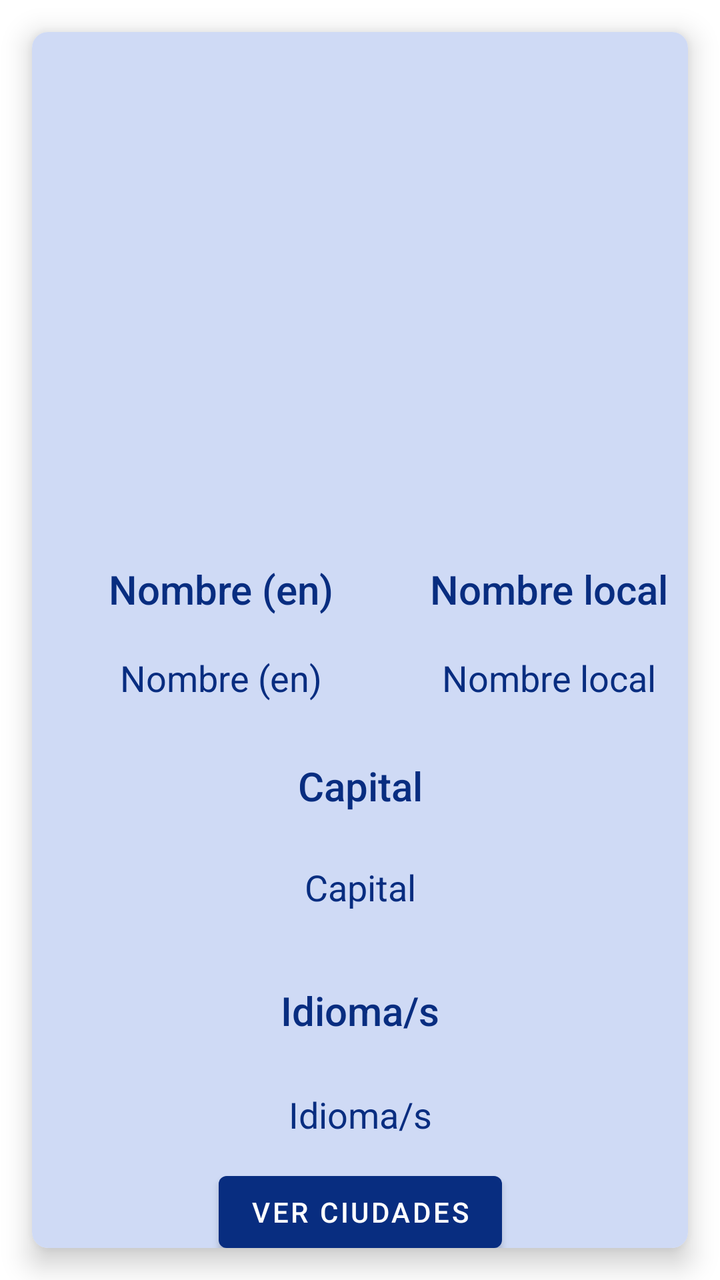
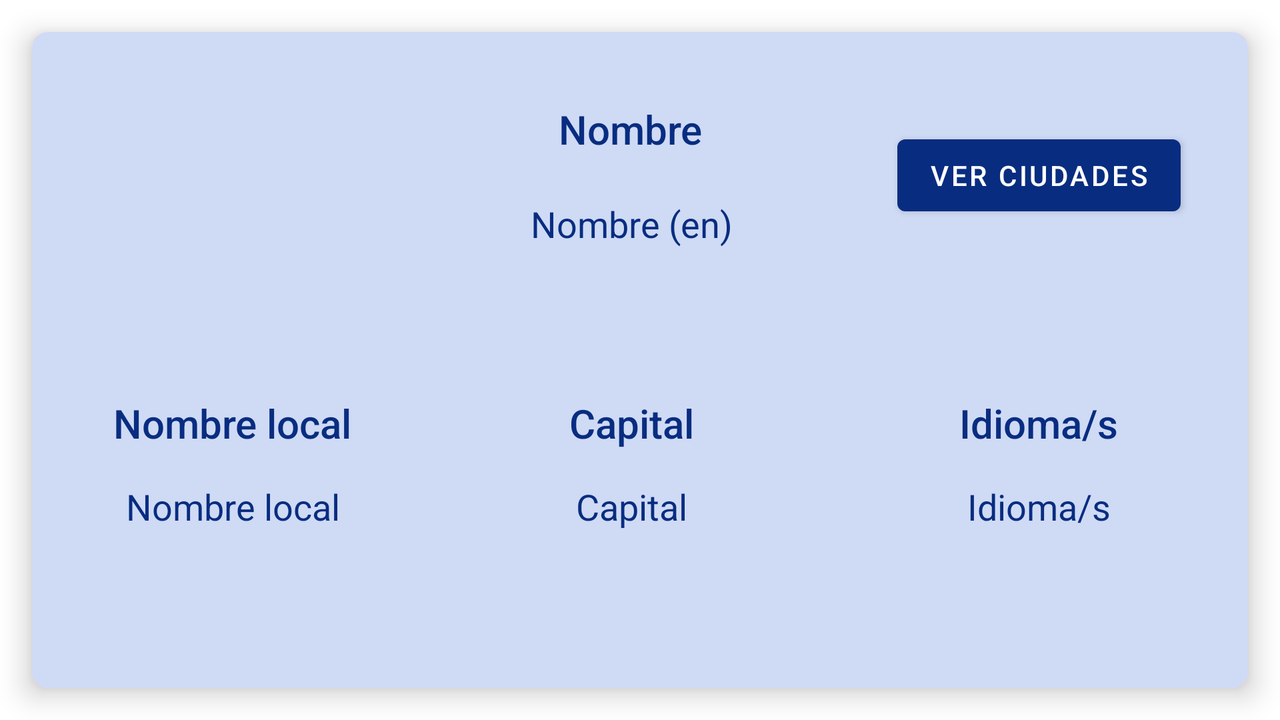

First picture: res/layout/ on a phone held upright. Second picture: the repository's own variant of that layout, on a device whose configuration matches the variant's folder. Source for both follows.
<!-- AndroidManifest.xml: application theme Theme.Europa -->
<!-- res/layout/fragment_view_pais.xml -->
<?xml version="1.0" encoding="utf-8"?>
<androidx.constraintlayout.widget.ConstraintLayout xmlns:android="http://schemas.android.com/apk/res/android"
    xmlns:app="http://schemas.android.com/apk/res-auto"
    xmlns:tools="http://schemas.android.com/tools"
    android:layout_width="match_parent"
    android:layout_height="match_parent"
    tools:context=".ui.view_pais.ViewPaisFragment">

    <com.google.android.material.card.MaterialCardView
        android:layout_width="match_parent"
        android:layout_height="match_parent"
        android:layout_margin="16dp"
        app:cardCornerRadius="8dp"
        app:cardElevation="8dp"
        app:layout_constraintBottom_toBottomOf="parent"
        app:layout_constraintEnd_toEndOf="parent"
        app:layout_constraintStart_toStartOf="parent"
        app:layout_constraintTop_toTopOf="parent">

        <androidx.constraintlayout.widget.ConstraintLayout
            android:layout_width="match_parent"
            android:layout_height="match_parent"
            android:background="@color/light_blue">

            <ImageView
                android:id="@+id/ivBandera"
                android:layout_width="219dp"
                android:layout_height="116dp"
                android:layout_margin="16dp"
                android:contentDescription="@string/bandera"
                app:layout_constraintBottom_toTopOf="@+id/guideline4"
                app:layout_constraintEnd_toEndOf="parent"
                app:layout_constraintStart_toStartOf="parent"
                app:layout_constraintTop_toTopOf="parent" />

            <com.google.android.material.textview.MaterialTextView
                android:id="@+id/tvNombreTitle"
                android:layout_width="wrap_content"
                android:layout_height="wrap_content"
                android:layout_margin="8dp"
                android:text="@string/nombre"
                android:textAppearance="@style/TextAppearance.AppCompat.Title.DarkBlue"
                app:layout_constraintBottom_toTopOf="@+id/tvNombre"
                app:layout_constraintEnd_toStartOf="@+id/guideline3"
                app:layout_constraintStart_toStartOf="parent"
                app:layout_constraintTop_toTopOf="@+id/guideline4" />

            <com.google.android.material.textview.MaterialTextView
                android:id="@+id/tvNombre"
                android:layout_width="wrap_content"
                android:layout_height="wrap_content"
                android:layout_margin="8dp"
                android:text="@string/nombre"
                android:textAppearance="@style/TextAppearance.AppCompat.Medium.DarkBlue"
                app:layout_constraintBottom_toTopOf="@+id/guideline9"
                app:layout_constraintEnd_toStartOf="@+id/guideline3"
                app:layout_constraintStart_toStartOf="parent"
                app:layout_constraintTop_toBottomOf="@+id/tvNombreTitle" />

            <com.google.android.material.textview.MaterialTextView
                android:id="@+id/tvNombreLocalTitle"
                android:layout_width="wrap_content"
                android:layout_height="wrap_content"
                android:layout_margin="8dp"
                android:text="@string/nombre_local"
                android:textAppearance="@style/TextAppearance.AppCompat.Title.DarkBlue"
                app:layout_constraintBottom_toTopOf="@+id/tvNombreLocal"
                app:layout_constraintEnd_toEndOf="parent"
                app:layout_constraintStart_toStartOf="@+id/guideline3"
                app:layout_constraintTop_toTopOf="@+id/guideline4" />

            <com.google.android.material.textview.MaterialTextView
                android:id="@+id/tvNombreLocal"
                android:layout_width="wrap_content"
                android:layout_height="wrap_content"
                android:layout_margin="8dp"
                android:text="@string/nombre_local"
                android:textAppearance="@style/TextAppearance.AppCompat.Medium.DarkBlue"
                app:layout_constraintBottom_toTopOf="@+id/guideline9"
                app:layout_constraintEnd_toEndOf="parent"
                app:layout_constraintStart_toStartOf="@+id/guideline3"
                app:layout_constraintTop_toBottomOf="@+id/tvNombreLocalTitle" />

            <com.google.android.material.textview.MaterialTextView
                android:id="@+id/tvCapitalTitle"
                android:layout_width="wrap_content"
                android:layout_height="wrap_content"
                android:layout_margin="8dp"
                android:text="@string/capital"
                android:textAppearance="@style/TextAppearance.AppCompat.Title.DarkBlue"
                app:layout_constraintBottom_toTopOf="@+id/tvCapital"
                app:layout_constraintEnd_toEndOf="parent"
                app:layout_constraintStart_toStartOf="parent"
                app:layout_constraintTop_toTopOf="@+id/guideline9" />

            <com.google.android.material.textview.MaterialTextView
                android:id="@+id/tvCapital"
                android:layout_width="wrap_content"
                android:layout_height="wrap_content"
                android:layout_margin="8dp"
                android:text="@string/capital"
                android:textAppearance="@style/TextAppearance.AppCompat.Medium.DarkBlue"
                app:layout_constraintBottom_toTopOf="@+id/guideline2"
                app:layout_constraintEnd_toEndOf="parent"
                app:layout_constraintStart_toStartOf="parent"
                app:layout_constraintTop_toBottomOf="@+id/tvCapitalTitle" />

            <com.google.android.material.textview.MaterialTextView
                android:id="@+id/tvIdiomasTitle"
                android:layout_width="wrap_content"
                android:layout_height="wrap_content"
                android:layout_margin="8dp"
                android:text="@string/idiomas"
                android:textAppearance="@style/TextAppearance.AppCompat.Title.DarkBlue"
                app:layout_constraintBottom_toTopOf="@+id/tvIdiomas"
                app:layout_constraintEnd_toEndOf="parent"
                app:layout_constraintStart_toStartOf="parent"
                app:layout_constraintTop_toTopOf="@+id/guideline2" />

            <com.google.android.material.textview.MaterialTextView
                android:id="@+id/tvIdiomas"
                android:layout_width="wrap_content"
                android:layout_height="wrap_content"
                android:layout_margin="8dp"
                android:layout_marginTop="8dp"
                android:text="@string/idiomas"
                android:textAppearance="@style/TextAppearance.AppCompat.Medium.DarkBlue"
                app:layout_constraintBottom_toTopOf="@+id/guideline10"
                app:layout_constraintEnd_toEndOf="parent"
                app:layout_constraintStart_toStartOf="parent"
                app:layout_constraintTop_toBottomOf="@+id/tvIdiomasTitle" />

            <com.google.android.material.button.MaterialButton
                android:id="@+id/btnCiudades"
                android:layout_width="wrap_content"
                android:layout_height="wrap_content"
                android:layout_margin="8dp"
                android:text="@string/btn_ciudades"
                app:layout_constraintBottom_toBottomOf="parent"
                app:layout_constraintEnd_toEndOf="parent"
                app:layout_constraintStart_toStartOf="parent"
                app:layout_constraintTop_toTopOf="@+id/guideline10" />

            <androidx.constraintlayout.widget.Guideline
                android:id="@+id/guideline2"
                android:layout_width="wrap_content"
                android:layout_height="wrap_content"
                android:orientation="horizontal"
                app:layout_constraintGuide_begin="457dp" />

            <androidx.constraintlayout.widget.Guideline
                android:id="@+id/guideline3"
                android:layout_width="wrap_content"
                android:layout_height="wrap_content"
                android:orientation="vertical"
                app:layout_constraintGuide_begin="189dp" />

            <androidx.constraintlayout.widget.Guideline
                android:id="@+id/guideline4"
                android:layout_width="wrap_content"
                android:layout_height="wrap_content"
                android:orientation="horizontal"
                app:layout_constraintGuide_begin="254dp" />

            <androidx.constraintlayout.widget.Guideline
                android:id="@+id/guideline9"
                android:layout_width="wrap_content"
                android:layout_height="wrap_content"
                android:orientation="horizontal"
                app:layout_constraintGuide_begin="346dp" />

            <androidx.constraintlayout.widget.Guideline
                android:id="@+id/guideline10"
                android:layout_width="wrap_content"
                android:layout_height="wrap_content"
                android:orientation="horizontal"
                app:layout_constraintGuide_begin="572dp" />

        </androidx.constraintlayout.widget.ConstraintLayout>
    </com.google.android.material.card.MaterialCardView>


</androidx.constraintlayout.widget.ConstraintLayout>
<!-- resources referenced by this layout -->
<resources>
  <color name="light_blue">#cfdaf5</color>
  <string name="bandera">Bandera</string>
  <string name="btn_ciudades">Ver ciudades</string>
  <string name="capital">Capital</string>
  <string name="idiomas">Idioma/s</string>
  <string name="nombre">Nombre (en)</string>
  <string name="nombre_local">Nombre local</string>
  <style name="TextAppearance.AppCompat.Medium.DarkBlue" parent="TextAppearance.AppCompat.Medium">
          <item name="android:textColor">@color/dark_blue</item>
          <item name="android:textAlignment">center</item>
      </style>
  <style name="TextAppearance.AppCompat.Title.DarkBlue" parent="TextAppearance.AppCompat.Title">
          <item name="android:textColor">@color/dark_blue</item>
          <item name="android:textAlignment">center</item>
      </style>
  <style name="Theme.Europa" parent="Theme.MaterialComponents.DayNight.NoActionBar">
          
          <item name="colorPrimary">@color/dark_blue</item>
          <item name="colorPrimaryVariant">@color/light_blue</item>
          <item name="colorOnPrimary">@color/white</item>
          
          <item name="colorSecondary">@color/teal_200</item>
          <item name="colorSecondaryVariant">@color/teal_700</item>
          <item name="colorOnSecondary">@color/black</item>
          
          <item name="android:statusBarColor">@color/dark_blue</item>
          <item name="android:editTextColor">@color/white</item>
          
      </style>
  <color name="dark_blue">#082D80</color>
  <color name="white">#FFFFFFFF</color>
  <color name="teal_200">#FF03DAC5</color>
  <color name="teal_700">#FF018786</color>
  <color name="black">#FF000000</color>
</resources>
<!-- res/layout-land/fragment_view_pais.xml (the repository's variant of the layout above) -->
<!-- drawn on the phone turned sideways -->
<?xml version="1.0" encoding="utf-8"?>
<androidx.constraintlayout.widget.ConstraintLayout xmlns:android="http://schemas.android.com/apk/res/android"
    xmlns:app="http://schemas.android.com/apk/res-auto"
    xmlns:tools="http://schemas.android.com/tools"
    android:layout_width="match_parent"
    android:layout_height="match_parent"
    tools:context=".ui.view_pais.ViewPaisFragment">

    <com.google.android.material.card.MaterialCardView
        android:layout_width="match_parent"
        android:layout_height="match_parent"
        android:layout_margin="16dp"
        app:cardCornerRadius="8dp"
        app:cardElevation="8dp"
        app:layout_constraintBottom_toBottomOf="parent"
        app:layout_constraintEnd_toEndOf="parent"
        app:layout_constraintStart_toStartOf="parent"
        app:layout_constraintTop_toTopOf="parent">

        <androidx.constraintlayout.widget.ConstraintLayout
            android:layout_width="match_parent"
            android:layout_height="match_parent"
            android:background="@color/light_blue">

            <ImageView
                android:id="@+id/ivBandera"
                android:layout_width="160dp"
                android:layout_height="78dp"
                android:layout_margin="16dp"
                android:contentDescription="@string/bandera"
                app:layout_constraintBottom_toTopOf="@+id/guideline6"
                app:layout_constraintEnd_toStartOf="@+id/guideline3"
                app:layout_constraintStart_toStartOf="parent"
                app:layout_constraintTop_toTopOf="@+id/guideline7" />

            <com.google.android.material.textview.MaterialTextView
                android:id="@+id/tvNombreTitle"
                android:layout_width="73dp"
                android:layout_height="22dp"
                android:layout_margin="8dp"
                android:text="@string/nombre"
                android:textAppearance="@style/TextAppearance.AppCompat.Title.DarkBlue"
                app:layout_constraintBottom_toTopOf="@+id/tvNombre"
                app:layout_constraintEnd_toStartOf="@+id/guideline5"
                app:layout_constraintStart_toStartOf="@+id/guideline3"
                app:layout_constraintTop_toTopOf="@+id/guideline7" />

            <com.google.android.material.textview.MaterialTextView
                android:id="@+id/tvNombre"
                android:layout_width="wrap_content"
                android:layout_height="wrap_content"
                android:layout_margin="8dp"
                android:text="@string/nombre"
                android:textAppearance="@style/TextAppearance.AppCompat.Medium.DarkBlue"
                app:layout_constraintBottom_toTopOf="@+id/guideline6"
                app:layout_constraintEnd_toStartOf="@+id/guideline5"
                app:layout_constraintStart_toStartOf="@+id/guideline3"
                app:layout_constraintTop_toBottomOf="@+id/tvNombreTitle" />

            <com.google.android.material.textview.MaterialTextView
                android:id="@+id/tvNombreLocalTitle"
                android:layout_width="wrap_content"
                android:layout_height="wrap_content"
                android:layout_margin="8dp"
                android:text="@string/nombre_local"
                android:textAppearance="@style/TextAppearance.AppCompat.Title.DarkBlue"
                app:layout_constraintBottom_toTopOf="@id/tvNombreLocal"
                app:layout_constraintEnd_toStartOf="@+id/guideline3"
                app:layout_constraintStart_toStartOf="parent"
                app:layout_constraintTop_toTopOf="@+id/guideline4" />

            <com.google.android.material.textview.MaterialTextView
                android:id="@+id/tvNombreLocal"
                android:layout_width="wrap_content"
                android:layout_height="wrap_content"
                android:layout_margin="8dp"
                android:text="@string/nombre_local"
                android:textAppearance="@style/TextAppearance.AppCompat.Medium.DarkBlue"
                app:layout_constraintBottom_toTopOf="@+id/guideline8"
                app:layout_constraintEnd_toStartOf="@+id/guideline3"
                app:layout_constraintStart_toStartOf="parent"
                app:layout_constraintTop_toBottomOf="@+id/tvNombreLocalTitle" />

            <com.google.android.material.textview.MaterialTextView
                android:id="@+id/tvCapitalTitle"
                android:layout_width="wrap_content"
                android:layout_height="wrap_content"
                android:layout_margin="8dp"
                android:text="@string/capital"
                android:textAppearance="@style/TextAppearance.AppCompat.Title.DarkBlue"
                app:layout_constraintBottom_toTopOf="@+id/tvCapital"
                app:layout_constraintEnd_toStartOf="@+id/guideline5"
                app:layout_constraintStart_toStartOf="@+id/guideline3"
                app:layout_constraintTop_toTopOf="@+id/guideline4" />

            <com.google.android.material.textview.MaterialTextView
                android:id="@+id/tvCapital"
                android:layout_width="wrap_content"
                android:layout_height="wrap_content"
                android:layout_margin="8dp"
                android:text="@string/capital"
                android:textAppearance="@style/TextAppearance.AppCompat.Medium.DarkBlue"
                app:layout_constraintBottom_toTopOf="@+id/guideline8"
                app:layout_constraintEnd_toStartOf="@+id/guideline5"
                app:layout_constraintStart_toStartOf="@+id/guideline3"
                app:layout_constraintTop_toBottomOf="@+id/tvCapitalTitle" />

            <com.google.android.material.textview.MaterialTextView
                android:id="@+id/tvIdiomasTitle"
                android:layout_width="wrap_content"
                android:layout_height="wrap_content"
                android:layout_margin="8dp"
                android:text="@string/idiomas"
                android:textAppearance="@style/TextAppearance.AppCompat.Title.DarkBlue"
                app:layout_constraintBottom_toTopOf="@id/tvIdiomas"
                app:layout_constraintEnd_toEndOf="parent"
                app:layout_constraintStart_toStartOf="@+id/guideline5"
                app:layout_constraintTop_toTopOf="@+id/guideline4" />

            <com.google.android.material.textview.MaterialTextView
                android:id="@+id/tvIdiomas"
                android:layout_width="wrap_content"
                android:layout_height="wrap_content"
                android:layout_margin="8dp"
                android:layout_marginTop="8dp"
                android:text="@string/idiomas"
                android:textAppearance="@style/TextAppearance.AppCompat.Medium.DarkBlue"
                app:layout_constraintBottom_toTopOf="@+id/guideline8"
                app:layout_constraintEnd_toEndOf="parent"
                app:layout_constraintStart_toStartOf="@+id/guideline5"
                app:layout_constraintTop_toBottomOf="@+id/tvIdiomasTitle" />

            <com.google.android.material.button.MaterialButton
                android:id="@+id/btnCiudades"
                android:layout_width="wrap_content"
                android:layout_height="wrap_content"
                android:layout_margin="8dp"
                android:text="@string/btn_ciudades"
                app:layout_constraintBottom_toTopOf="@+id/guideline6"
                app:layout_constraintEnd_toEndOf="parent"
                app:layout_constraintStart_toStartOf="@+id/guideline5"
                app:layout_constraintTop_toTopOf="@+id/guideline7" />

            <androidx.constraintlayout.widget.Guideline
                android:id="@+id/guideline2"
                android:layout_width="wrap_content"
                android:layout_height="wrap_content"
                android:orientation="horizontal"
                app:layout_constraintGuide_begin="772dp" />

            <androidx.constraintlayout.widget.Guideline
                android:id="@+id/guideline3"
                android:layout_width="wrap_content"
                android:layout_height="wrap_content"
                android:orientation="vertical"
                app:layout_constraintGuide_percent="0.33" />

            <androidx.constraintlayout.widget.Guideline
                android:id="@+id/guideline4"
                android:layout_width="wrap_content"
                android:layout_height="wrap_content"
                android:orientation="horizontal"
                app:layout_constraintGuide_end="148dp" />

            <androidx.constraintlayout.widget.Guideline
                android:id="@+id/guideline5"
                android:layout_width="wrap_content"
                android:layout_height="wrap_content"
                android:orientation="vertical"
                app:layout_constraintGuide_percent="0.65591395" />

            <androidx.constraintlayout.widget.Guideline
                android:id="@+id/guideline6"
                android:layout_width="wrap_content"
                android:layout_height="wrap_content"
                android:orientation="horizontal"
                app:layout_constraintGuide_begin="127dp" />

            <androidx.constraintlayout.widget.Guideline
                android:id="@+id/guideline7"
                android:layout_width="wrap_content"
                android:layout_height="wrap_content"
                android:orientation="horizontal"
                app:layout_constraintGuide_begin="16dp" />

            <androidx.constraintlayout.widget.Guideline
                android:id="@+id/guideline8"
                android:layout_width="wrap_content"
                android:layout_height="wrap_content"
                android:orientation="horizontal"
                app:layout_constraintGuide_begin="251dp" />

        </androidx.constraintlayout.widget.ConstraintLayout>
    </com.google.android.material.card.MaterialCardView>


</androidx.constraintlayout.widget.ConstraintLayout>
